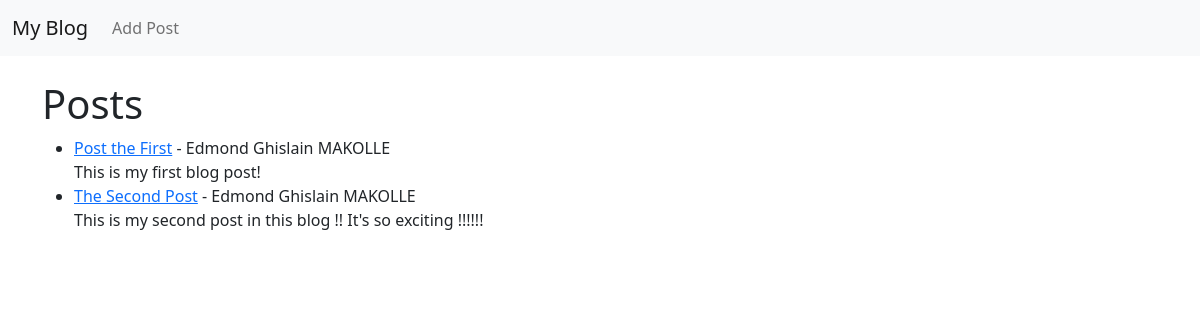
Before: / with the older database file.
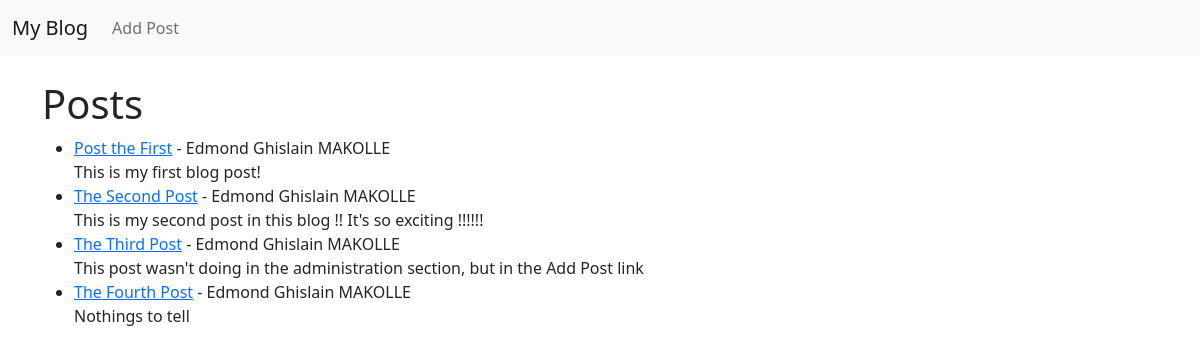
After: the same page with the newer database file.
### theblog/models.py (models this page shows, shortened)
class Post (models.Model):
    title = models.CharField(max_length=255)
    author = models.ForeignKey(User, on_delete=models.CASCADE)
    body = models.TextField()

### theblog/views.py (the view)
# urls.py: path('', HomeView.as_view(), name="home"),
class HomeView(ListView):
    model = Post
    template_name = 'home.html'

### theblog/templates/home.html
{% extends 'base.html' %}
{% block content %}
    <h1>Posts</h1>
    <ul>
        {% for post in object_list %}
            <li>
                <a href="{% url 'article-detail' post.pk %}">{{ post.title}}</a> -
                {{ post.author.first_name }} {{ post.author.last_name }} <br>
                {{ post.body }}
            </li>
        {% endfor %}
    </ul>
{% endblock %}

### theblog/templates/base.html (shortened to what this page needs)
<!doctype html>
<html lang="en">
    <head>
        <link href="https://cdn.jsdelivr.net/npm/bootstrap@5.0.2/dist/css/bootstrap.min.css" rel="stylesheet">
    </head>
    <body>
        <nav class="navbar navbar-expand-lg navbar-light bg-light">
            <div class="container-fluid">
                <a class="navbar-brand" href="{% url 'home' %}">My Blog</a>
                <div class="collapse navbar-collapse" id="navbarSupportedContent">
                    <ul class="navbar-nav me-auto mb-2 mb-lg-0">
                        <li class="nav-item">
                            <a class="nav-link" href="{% url 'add-post' %}">Add Post</a>
                        </li>
                    </ul>
                </div>
            </div>
        </nav>
        <br>
        <div class="container">
            {% block content %}
            {% endblock %}
        </div>
    </body>
</html>

Changed rows visible on the page:
added Post: title "The Third Post", author.first_name "Edmond Ghislain", author.last_name "MAKOLLE", body "This post wasn't doing in the administration section, but in the Add Post link"
added Post: title "The Fourth Post", author.first_name "Edmond Ghislain", author.last_name "MAKOLLE", body "Nothings to tell"
